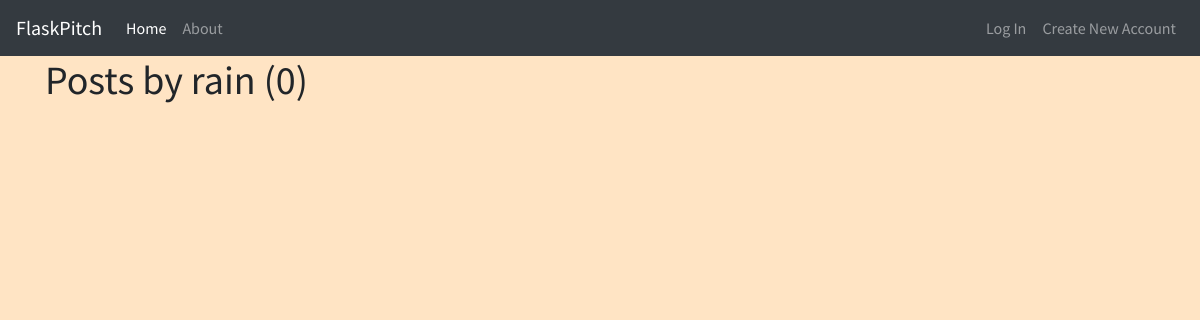
/user/rain, run on an earlier commit of the app's database.
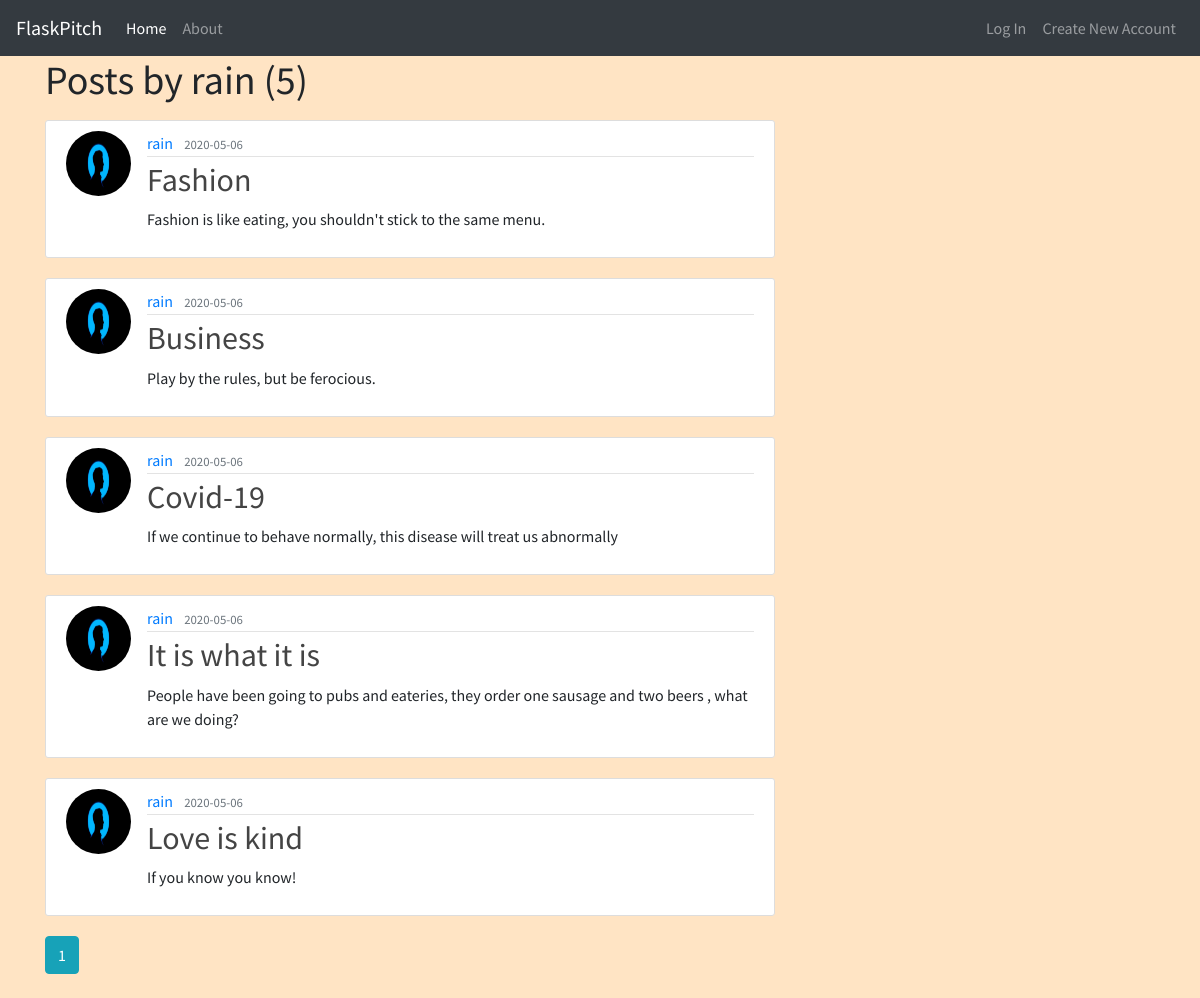
And on a later commit of the database.
### app/models.py (models this page shows, shortened)
class Post(db.Model):
    id = db.Column(db.Integer, primary_key = True)
    title = db.Column(db.String(100), nullable = False)
    date_posted = db.Column(db.DateTime, nullable = False, default = datetime.utcnow)
    content = db.Column(db.Text, nullable =False)
    user_id = db.Column(db.Integer, db.ForeignKey('user.id'), nullable = False)

class User(db.Model, UserMixin):
    id = db.Column(db.Integer, primary_key = True)
    username = db.Column(db.String(20), unique= True, nullable = False )
    email = db.Column(db.String(120), unique= True, nullable = False )
    image_file = db.Column(db.String(20), nullable = False, default = 'default.jpeg' )
    password = db.Column(db.String(60), nullable = False )
    posts = db.relationship('Post', backref = 'author', lazy = True)

### app/views.py (the view)
@app.route("/user/<string:username>")
def user_posts(username):
    page = request.args.get('page', 1, type=int)
    user = User.query.filter_by(username=username).first_or_404()
    posts = Post.query.filter_by(author=user)\
        .order_by(Post.date_posted.desc())\
        .paginate(page=page, per_page=5)
    return render_template('users.html', posts=posts, user=user)

### app/templates/users.html
{% extends 'index.html' %}
{% block content %}
<h1 class="mb-3">Posts by {{ user.username }} ({{ posts.total }})</h1>
{% for post in posts.items %}
<article class="media content-section">
    <img class="rounded-circle article-img"
        src="{{ url_for('static', filename='css/images/' + post.author.image_file) }}">
    <div class="media-body">
        <div class="article-metadata">
            <a class="mr-2"
                href="{{ url_for('user_posts', username=post.author.username) }}">{{ post.author.username }}</a>
            <small class="text-muted">{{ post.date_posted.strftime('%Y-%m-%d') }}</small>
        </div>
        <h2><a class="article-title" href="{{ url_for('post', post_id=post.id) }}">{{ post.title }}</a></h2>
        <p class="article-content">{{ post.content }}</p>
    </div>
</article>
{% endfor %}
{% for page_num in posts.iter_pages(left_edge=1, right_edge=1, left_current=1, right_current=2) %}
{% if page_num %}
{% if posts.page == page_num %}
<a class="btn btn-info mb-4"
    href="{{ url_for('user_posts', username=user.username, page=page_num) }}">{{ page_num }}</a>
{% else %}
<a class="btn btn-outline-info mb-4"
    href="{{ url_for('user_posts', username=user.username, page=page_num) }}">{{ page_num }}</a>
{% endif %}
{% else %}
...
{% endif %}
{% endfor %}
{% endblock %}

What changed in the data, as far as the page shows it:
added Post: image_file (placeholder picture), author.username "rain", date_posted "2020-05-06", title "Fashion", content "Fashion is like eating, you shouldn't stick to the same menu."
added Post: image_file (placeholder picture), author.username "rain", date_posted "2020-05-06", title "Business", content "Play by the rules, but be ferocious."
added Post: image_file (placeholder picture), author.username "rain", date_posted "2020-05-06", title "Covid-19", content "If we continue to behave normally, this disease will treat us abnormally"
added Post: image_file (placeholder picture), author.username "rain", date_posted "2020-05-06", title "It is what it is", content "People have been going to pubs and eateries, they order one sausage and two beers , what are we doing?"
added Post: image_file (placeholder picture), author.username "rain", date_posted "2020-05-06", title "Love is kind", content "If you know you know!"
Also different on the page:
{{ posts.total }}: "0" → "5"
new list line: "1"
